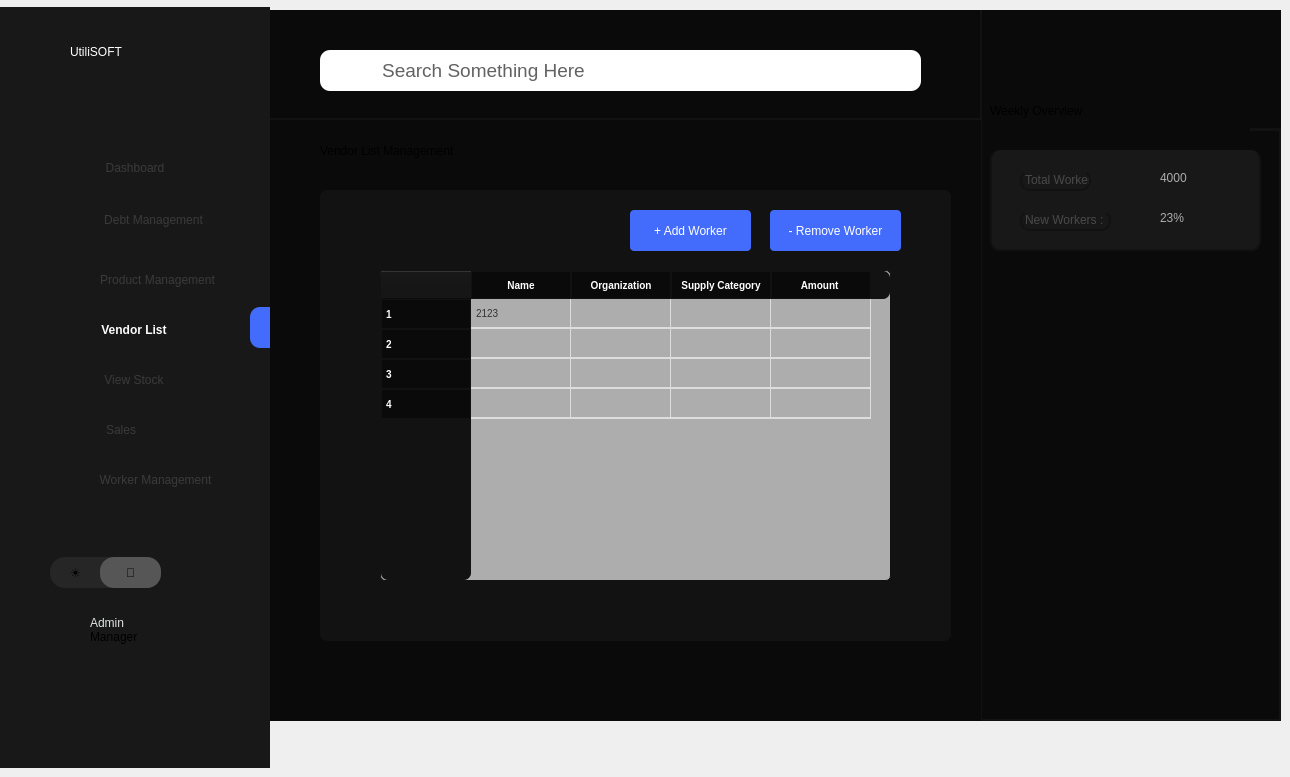
    <widget class="QWidget" name="Vendor">
     <widget class="QWidget" name="widget_55" native="true">
      <property name="geometry">
       <rect>
        <x>270</x>
        <y>10</y>
        <width>711</width>
        <height>111</height>
       </rect>
      </property>
      <property name="styleSheet">
       <string notr="true">border:5px;
background:#0a0a0a;
border: 3px solid #121212;
border-right:none;
border-top:none;
border-left:none;


</string>
      </property>
      <widget class="QLabel" name="label_154">
       <property name="geometry">
        <rect>
         <x>50</x>
         <y>40</y>
         <width>601</width>
         <height>41</height>
        </rect>
       </property>
       <property name="font">
        <font>
         <family>Microsoft Sans Serif</family>
         <pointsize>14</pointsize>
         <italic>false</italic>
         <bold>false</bold>
        </font>
       </property>
       <property name="styleSheet">
        <string notr="true">  border-radius: 10px; 
font: 14pt &quot;Microsoft Sans Serif&quot;;
background: white;
 padding-left: 15px;
color:#626262;
border:none;
</string>
       </property>
       <property name="text">
        <string>        Search Something Here </string>
       </property>
      </widget>
      <widget class="QLabel" name="label_155">
       <property name="geometry">
        <rect>
         <x>60</x>
         <y>50</y>
         <width>31</width>
         <height>21</height>
        </rect>
       </property>
       <property name="styleSheet">
        <string notr="true">border-radius:10px;
border:none;
background-color:none;
  background-image: url(&quot;:/new/prefix1/images/search-01-Stroke-Rounded.png&quot;);
    background-repeat: no-repeat;
    background-position: center;
    background-origin: content;</string>
       </property>
       <property name="text">
        <string/>
       </property>
       <property name="scaledContents">
        <bool>true</bool>
       </property>
      </widget>
     </widget>
     <widget class="QWidget" name="widget_56" native="true">
      <property name="geometry">
       <rect>
        <x>980</x>
        <y>10</y>
        <width>301</width>
        <height>711</height>
       </rect>
      </property>
      <property name="styleSheet">
       <string notr="true">background:#0a0a0a;
border: 2px solid #121212;
border-top:none;</string>
      </property>
      <widget class="QWidget" name="widget_57" native="true">
       <property name="geometry">
        <rect>
         <x>10</x>
         <y>140</y>
         <width>271</width>
         <height>101</height>
        </rect>
       </property>
       <property name="styleSheet">
        <string notr="true">border-radius: 10px;
background:#181818;</string>
       </property>
       <widget class="QLabel" name="label_156">
        <property name="geometry">
         <rect>
          <x>30</x>
          <y>20</y>
          <width>71</width>
          <height>21</height>
         </rect>
        </property>
        <property name="styleSheet">
         <string notr="true">color:#494949;
</string>
        </property>
        <property name="text">
         <string>Total Workers:</string>
        </property>
       </widget>
       <widget class="QLabel" name="label_157">
        <property name="geometry">
         <rect>
          <x>30</x>
          <y>60</y>
          <width>91</width>
          <height>21</height>
         </rect>
        </property>
        <property name="styleSheet">
         <string notr="true">color:#494949;
</string>
        </property>
        <property name="text">
         <string>New Workers :</string>
        </property>
       </widget>
       <widget class="QLabel" name="label_159">
        <property name="geometry">
         <rect>
          <x>170</x>
          <y>20</y>
          <width>91</width>
          <height>16</height>
         </rect>
        </property>
        <property name="styleSheet">
         <string notr="true">border:none;
color:#adadad;</string>
        </property>
        <property name="text">
         <string>4000</string>
        </property>
       </widget>
       <widget class="QLabel" name="label_160">
        <property name="geometry">
         <rect>
          <x>170</x>
          <y>60</y>
          <width>91</width>
          <height>16</height>
         </rect>
        </property>
        <property name="styleSheet">
         <string notr="true">border:none;
color:#adadad;</string>
        </property>
        <property name="text">
         <string>23%</string>
        </property>
       </widget>
      </widget>
      <widget class="QWidget" name="widget_58" native="true">
       <property name="geometry">
        <rect>
         <x>980</x>
         <y>0</y>
         <width>301</width>
         <height>720</height>
        </rect>
       </property>
       <property name="styleSheet">
        <string notr="true">background:#0a0a0a;
border: 2px solid #121212;
border-top:none;</string>
       </property>
       <widget class="QLabel" name="label_162">
        <property name="geometry">
         <rect>
          <x>20</x>
          <y>20</y>
          <width>111</width>
          <height>61</height>
         </rect>
        </property>
        <property name="styleSheet">
         <string notr="true">font: 16pt &quot;Sans Serif Collection&quot;;
border:none;</string>
        </property>
        <property name="text">
         <string>Overview</string>
        </property>
       </widget>
       <widget class="QWidget" name="widget_59" native="true">
        <property name="geometry">
         <rect>
          <x>20</x>
          <y>80</y>
          <width>271</width>
          <height>141</height>
         </rect>
        </property>
        <property name="styleSheet">
         <string notr="true">border-radius: 10px;
background:#181818;</string>
        </property>
        <widget class="QLabel" name="label_163">
         <property name="geometry">
          <rect>
           <x>30</x>
           <y>20</y>
           <width>71</width>
           <height>21</height>
          </rect>
         </property>
         <property name="styleSheet">
          <string notr="true">color:#494949;
</string>
         </property>
         <property name="text">
          <string>Total Sales:</string>
         </property>
        </widget>
        <widget class="QLabel" name="label_164">
         <property name="geometry">
          <rect>
           <x>30</x>
           <y>60</y>
           <width>71</width>
           <height>21</height>
          </rect>
         </property>
         <property name="styleSheet">
          <string notr="true">color:#494949;
</string>
         </property>
         <property name="text">
          <string>Total Profit:</string>
         </property>
        </widget>
        <widget class="QLabel" name="label_165">
         <property name="geometry">
          <rect>
           <x>30</x>
           <y>100</y>
           <width>91</width>
           <height>21</height>
          </rect>
         </property>
         <property name="styleSheet">
          <string notr="true">color:#494949;
</string>
         </property>
         <property name="text">
          <string>Remaining Stock:</string>
         </property>
        </widget>
        <widget class="QLabel" name="label_166">
         <property name="geometry">
          <rect>
           <x>170</x>
           <y>20</y>
           <width>91</width>
           <height>16</height>
          </rect>
         </property>
         <property name="styleSheet">
          <string notr="true">border:none;
color:#adadad;</string>
         </property>
         <property name="text">
          <string>4000</string>
         </property>
        </widget>
        <widget class="QLabel" name="label_167">
         <property name="geometry">
          <rect>
           <x>170</x>
           <y>60</y>
           <width>91</width>
           <height>16</height>
          </rect>
         </property>
         <property name="styleSheet">
          <string notr="true">border:none;
color:#adadad;</string>
         </property>
         <property name="text">
          <string>23%</string>
         </property>
        </widget>
        <widget class="QLabel" name="label_168">
         <property name="geometry">
          <rect>
           <x>170</x>
           <y>100</y>
           <width>91</width>
           <height>16</height>
          </rect>
         </property>
         <property name="styleSheet">
          <string notr="true">border:none;
color:#adadad;</string>
         </property>
         <property name="text">
          <string>3978</string>
         </property>
        </widget>
       </widget>
       <widget class="QLabel" name="label_169">
        <property name="geometry">
         <rect>
          <x>30</x>
          <y>240</y>
          <width>141</width>
          <height>61</height>
         </rect>
        </property>
        <property name="styleSheet">
         <string notr="true">font: 16pt &quot;Sans Serif Collection&quot;;
border:none;</string>
        </property>
        <property name="text">
         <string>Weekly Report</string>
        </property>
       </widget>
       <widget class="QTableWidget" name="tableWidget_12">
        <property name="geometry">
         <rect>
          <x>20</x>
          <y>310</y>
          <width>271</width>
          <height>231</height>
         </rect>
        </property>
        <property name="styleSheet">
         <string notr="true">QTableWidget, QTableView {
    border: 1px solid #121212;
    border-radius: 5px;
    gridline-color: #ddd;
    background-color: #adadad;
    font-size: 10px;
    font-family: Arial, sans-serif;
    color: #333;
    selection-background-color: #0078D7;
    selection-color: white;
}

QHeaderView::section {
    background-color:#0a0a0a;
    color: white;
    padding: 4px;
    border: 1px solid #121212;
    font-size: 10px;
    font-weight: bold;
    text-align: center;
}

QTableWidget::item, QTableView::item {
    padding: 2px;
    border-bottom: 1px solid #ddd;
    text-align: center;
}

QTableWidget::item:selected, QTableView::item:selected {
    background-color: #0078D7;
    color: white;
}

QTableCornerButton::section {
    background-color: #adadad;
    border: 1px solid #adadad;
	border-top-left-radius: 8px;
  
}
</string>
        </property>
        <row/>
        <row/>
        <row/>
        <row/>
        <column>
         <property name="text">
          <string>Total Sales</string>
         </property>
        </column>
        <column>
         <property name="text">
          <string>Total Profit</string>
         </property>
        </column>
        <column>
         <property name="text">
          <string>Remaining Debtors</string>
         </property>
        </column>
        <column>
         <property name="text">
          <string>Remaining Stock</string>
         </property>
        </column>
        <item row="0" column="0">
         <property name="text">
          <string>2123</string>
         </property>
        </item>
       </widget>
      </widget>
      <widget class="QWidget" name="widget_60" native="true">
       <property name="geometry">
        <rect>
         <x>270</x>
         <y>0</y>
         <width>711</width>
         <height>121</height>
        </rect>
       </property>
       <property name="styleSheet">
        <string notr="true">border:5px;
background:#0a0a0a;
border: 3px solid #121212;
border-right:none;
border-top:none;
border-left:none;


</string>
       </property>
       <widget class="QLabel" name="label_170">
        <property name="geometry">
         <rect>
          <x>50</x>
          <y>40</y>
          <width>601</width>
          <height>41</height>
         </rect>
        </property>
        <property name="font">
         <font>
          <family>Microsoft Sans Serif</family>
          <pointsize>14</pointsize>
          <italic>false</italic>
          <bold>false</bold>
         </font>
        </property>
        <property name="styleSheet">
         <string notr="true">  border-radius: 10px; 
font: 14pt &quot;Microsoft Sans Serif&quot;;
background: white;
 padding-left: 15px;
color:#626262;
border:none;
</string>
        </property>
        <property name="text">
         <string>        Search Something Here </string>
        </property>
       </widget>
       <widget class="QLabel" name="label_171">
        <property name="geometry">
         <rect>
          <x>60</x>
          <y>50</y>
          <width>31</width>
          <height>21</height>
         </rect>
        </property>
        <property name="styleSheet">
         <string notr="true">border-radius:10px;
border:none;
background-color:none;
  background-image: url(&quot;:/new/prefix1/search-01-Stroke-Rounded.png&quot;);
    background-repeat: no-repeat;
    background-position: center;
    background-origin: content;</string>
        </property>
        <property name="text">
         <string/>
        </property>
        <property name="scaledContents">
         <bool>true</bool>
        </property>
       </widget>
      </widget>
      <widget class="QLabel" name="label_172">
       <property name="geometry">
        <rect>
         <x>10</x>
         <y>70</y>
         <width>181</width>
         <height>61</height>
        </rect>
       </property>
       <property name="styleSheet">
        <string notr="true">font: 16pt &quot;Sans Serif Collection&quot;;
border:none;</string>
       </property>
       <property name="text">
        <string>Weekly Overview</string>
       </property>
      </widget>
     </widget>
     <widget class="QFrame" name="frame_5">
      <property name="geometry">
       <rect>
        <x>0</x>
        <y>7</y>
        <width>270</width>
        <height>761</height>
       </rect>
      </property>
      <property name="styleSheet">
       <string notr="true">max-width:270px;
max-height:768px;
background-color:#181818;</string>
      </property>
      <widget class="QLabel" name="label_173">
       <property name="geometry">
        <rect>
         <x>70</x>
         <y>10</y>
         <width>181</width>
         <height>70</height>
        </rect>
       </property>
       <property name="styleSheet">
        <string notr="true">max-height:70px;
max-width:200px;
background:transparent;
font: 700 28pt &quot;Century Gothic&quot;;
color:white;
 text-align: center; 
 vertical-align: middle;</string>
       </property>
       <property name="text">
        <string>UtiliSOFT</string>
       </property>
      </widget>
      <widget class="QPushButton" name="page41">
       <property name="geometry">
        <rect>
         <x>0</x>
         <y>100</y>
         <width>270</width>
         <height>81</height>
        </rect>
       </property>
       <property name="styleSheet">
        <string notr="true">margin-top:40px;
        /* Full width of sidebar */
  height: 45px;        /* Optimal button height */
  text-align: center;    /* Align text to the left */
   /* Add space for text from the edge */
      /* Use flexbox for alignment */
 /* Align text &amp; icon vertically */
  gap: 10px; 

	border:none;
color:#3a3a3a;</string>
       </property>
       <property name="text">
        <string>Dashboard</string>
       </property>
      </widget>
      <widget class="QPushButton" name="page42">
       <property name="geometry">
        <rect>
         <x>-2</x>
         <y>190</y>
         <width>271</width>
         <height>45</height>
        </rect>
       </property>
       <property name="styleSheet">
        <string notr="true">
     /* Full width of sidebar */
  height: 45px;        /* Optimal button height */
  text-align: center;    /* Align text to the left */
  padding-left: 40px;  /* Add space for text from the edge */
     /* Use flexbox for alignment */
/* Align text &amp; icon vertically */
  gap: 10px; 
	border:none;
color:#3a3a3a;

	border:none;
</string>
       </property>
       <property name="text">
        <string>Debt Management</string>
       </property>
      </widget>
      <widget class="QPushButton" name="page43">
       <property name="geometry">
        <rect>
         <x>0</x>
         <y>250</y>
         <width>270</width>
         <height>45</height>
        </rect>
       </property>
       <property name="styleSheet">
        <string notr="true">
         /* Full width of sidebar */
  height: 45px;        /* Optimal button height */
  text-align: center;    /* Align text to the left */
/* Add space for text from the edge */
  display: flex;       /* Use flexbox for alignment */
  align-items: center; /* Align text &amp; icon vertically */
  gap: 10px; 
	border:none;

color:#3a3a3a;

padding-left: 45px;</string>
       </property>
       <property name="text">
        <string>Product Management</string>
       </property>
      </widget>
      <widget class="QPushButton" name="page44">
       <property name="geometry">
        <rect>
         <x>-1</x>
         <y>300</y>
         <width>270</width>
         <height>45</height>
        </rect>
       </property>
       <property name="styleSheet">
        <string notr="true">
         /* Full width of sidebar */
  height: 45px;        /* Optimal button height */
  text-align: center;    /* Align text to the left */
  /* Add space for text from the edge */
  display: flex;       /* Use flexbox for alignment */
  align-items: center; /* Align text &amp; icon vertically */
  gap: 10px; 
	border:none;


font-weight:600;
	border:none;
color:#fcfcfc;
</string>
       </property>
       <property name="text">
        <string>Vendor List</string>
       </property>
      </widget>
      <widget class="QPushButton" name="page45">
       <property name="geometry">
        <rect>
         <x>-1</x>
         <y>350</y>
         <width>270</width>
         <height>45</height>
        </rect>
       </property>
       <property name="styleSheet">
        <string notr="true">    /* Full width of sidebar */
  height: 45px;        /* Optimal button height */
  text-align: center;    /* Align text to the left */
    /* Add space for text from the edge */

  gap: 10px; 
	border:none;
color:#3a3a3a;</string>
       </property>
       <property name="text">
        <string>View Stock</string>
       </property>
      </widget>
      <widget class="QPushButton" name="page46">
       <property name="geometry">
        <rect>
         <x>0</x>
         <y>400</y>
         <width>270</width>
         <height>45</height>
        </rect>
       </property>
       <property name="styleSheet">
        <string notr="true">      /* Full width of sidebar */
  height: 45px;        /* Optimal button height */
  text-align: center;
padding-right:28px;    /* Align text to the left */
 /* Align text &amp; icon vertically */
  gap: 10px; 
	border:none;
color:#3a3a3a;</string>
       </property>
       <property name="text">
        <string>Sales</string>
       </property>
      </widget>
      <widget class="QPushButton" name="pushButton_55">
       <property name="geometry">
        <rect>
         <x>50</x>
         <y>550</y>
         <width>111</width>
         <height>31</height>
        </rect>
       </property>
       <property name="styleSheet">
        <string notr="true">max-height:37px;
border-radius:15px;
background:#262626;
text-align:left;
padding-left : 20px;</string>
       </property>
       <property name="text">
        <string>☀</string>
       </property>
      </widget>
      <widget class="QPushButton" name="pushButton_56">
       <property name="geometry">
        <rect>
         <x>100</x>
         <y>550</y>
         <width>61</width>
         <height>31</height>
        </rect>
       </property>
       <property name="styleSheet">
        <string notr="true">max-height:37px;
border:3px;
background:#565656;
border-radius:14px;</string>
       </property>
       <property name="text">
        <string>🌙</string>
       </property>
      </widget>
      <widget class="QLabel" name="label_174">
       <property name="geometry">
        <rect>
         <x>90</x>
         <y>600</y>
         <width>121</width>
         <height>31</height>
        </rect>
       </property>
       <property name="styleSheet">
        <string notr="true">font: 18pt &quot;Microsoft Sans Serif&quot;;
color:#e0e4e4;
</string>
       </property>
       <property name="text">
        <string>Admin</string>
       </property>
      </widget>
      <widget class="QLabel" name="label_175">
       <property name="geometry">
        <rect>
         <x>90</x>
         <y>620</y>
         <width>61</width>
         <height>20</height>
        </rect>
       </property>
       <property name="styleSheet">
        <string notr="true">background:none;
</string>
       </property>
       <property name="text">
        <string>Manager</string>
       </property>
      </widget>
      <widget class="QWidget" name="widget_61" native="true">
       <property name="geometry">
        <rect>
         <x>250</x>
         <y>300</y>
         <width>20</width>
         <height>41</height>
        </rect>
       </property>
       <property name="styleSheet">
        <string notr="true">background:#436cfd;
border-top-left-radius: 10px;
    border-bottom-left-radius: 10px;
   border-top-right-radius: 0px;
    border-bottom-right-radius: 0px;</string>
       </property>
      </widget>
      <widget class="QLabel" name="label_176">
       <property name="geometry">
        <rect>
         <x>60</x>
         <y>140</y>
         <width>41</width>
         <height>41</height>
        </rect>
       </property>
       <property name="styleSheet">
        <string notr="true">background-color:transparent;
background-image: url(&quot;:/new/prefix1/images/dashboard-square-02-Stroke-Rounded.png&quot;);
    background-repeat: no-repeat;
    background-position: center;
    background-origin: content;</string>
       </property>
       <property name="text">
        <string/>
       </property>
       <property name="scaledContents">
        <bool>true</bool>
       </property>
      </widget>
      <widget class="QLabel" name="label_177">
       <property name="geometry">
        <rect>
         <x>60</x>
         <y>190</y>
         <width>41</width>
         <height>41</height>
        </rect>
       </property>
       <property name="styleSheet">
        <string notr="true">background-color:transparent;
background-image: url(&quot;:/new/prefix1/images/invoice-Stroke-Rounded.png&quot;);
    background-repeat: no-repeat;
    background-position: center;
    background-origin: content;</string>
       </property>
       <property name="text">
        <string/>
       </property>
       <property name="scaledContents">
        <bool>true</bool>
       </property>
      </widget>
      <widget class="QLabel" name="label_178">
       <property name="geometry">
        <rect>
         <x>50</x>
         <y>600</y>
         <width>40</width>
         <height>40</height>
        </rect>
       </property>
       <property name="styleSheet">
        <string notr="true">background-color:transparent;
background-image: url(&quot;:/new/prefix1/images/user-circle-02-Stroke-Rounded.png&quot;);
    background-repeat: no-repeat;
    background-position: center;
    background-origin: content;
	</string>
       </property>
       <property name="text">
        <string/>
       </property>
       <property name="scaledContents">
        <bool>true</bool>
       </property>
      </widget>
      <widget class="QLabel" name="label_179">
       <property name="geometry">
        <rect>
         <x>70</x>
         <y>410</y>
         <width>21</width>
         <height>21</height>
        </rect>
       </property>
       <property name="styleSheet">
        <string notr="true">background-color:transparent;
background-image: url(&quot;:/new/prefix1/images/shopping-cart-02-Stroke-Rounded.png&quot;);
    background-repeat: no-repeat;
    background-position: center;
    background-origin: content;</string>
       </property>
       <property name="text">
        <string/>
       </property>
       <property name="scaledContents">
        <bool>true</bool>
       </property>
      </widget>
      <widget class="QLabel" name="label_180">
       <property name="geometry">
        <rect>
         <x>60</x>
         <y>250</y>
         <width>41</width>
         <height>41</height>
        </rect>
       </property>
       <property name="styleSheet">
        <string notr="true">background-color:transparent;
background-image: url(&quot;:/new/prefix1/images/package-Stroke-Rounded.png&quot;);
    background-repeat: no-repeat;
    background-position: center;
    background-origin: content;</string>
       </property>
       <property name="text">
        <string/>
       </property>
       <property name="scaledContents">
        <bool>true</bool>
       </property>
      </widget>
      <widget class="QLabel" name="label_181">
       <property name="geometry">
        <rect>
         <x>60</x>
         <y>300</y>
         <width>41</width>
         <height>41</height>
        </rect>
       </property>
       <property name="styleSheet">
        <string notr="true">background-color:transparent;
background-image: url(&quot;:/new/prefix1/images/invoice-02-Stroke-Rounded (1).png&quot;);
    background-repeat: no-repeat;
    background-position: center;
    background-origin: content;</string>
       </property>
       <property name="text">
        <string/>
       </property>
       <property name="scaledContents">
        <bool>true</bool>
       </property>
      </widget>
      <widget class="QLabel" name="label_182">
       <property name="geometry">
        <rect>
         <x>60</x>
         <y>350</y>
         <width>41</width>
         <height>41</height>
        </rect>
       </property>
       <property name="styleSheet">
        <string notr="true">background-color:transparent;
background-image: url(&quot;:/new/prefix1/images//folder-view-Stroke-Rounded.png&quot;);
    background-repeat: no-repeat;
    background-position: center;
    background-origin: content;</string>
       </property>
       <property name="text">
        <string/>
       </property>
       <property name="scaledContents">
        <bool>true</bool>
       </property>
      </widget>
      <widget class="QPushButton" name="page47">
       <property name="geometry">
        <rect>
         <x>0</x>
         <y>450</y>
         <width>271</width>
         <height>45</height>
        </rect>
       </property>
       <property name="styleSheet">
        <string notr="true">
     /* Full width of sidebar */
  height: 45px;        /* Optimal button height */
  text-align: center;    /* Align text to the left */
  padding-left: 40px;  /* Add space for text from the edge */
     /* Use flexbox for alignment */
/* Align text &amp; icon vertically */
  gap: 10px; 
	border:none;

color:#3a3a3a;</string>
       </property>
       <property name="text">
        <string>Worker Management</string>
       </property>
      </widget>
      <widget class="QLabel" name="label_399">
       <property name="geometry">
        <rect>
         <x>60</x>
         <y>450</y>
         <width>41</width>
         <height>41</height>
        </rect>
       </property>
       <property name="styleSheet">
        <string notr="true">background-color:transparent;
background-image: url(&quot;:/new/prefix1/images/user-circle-02-Stroke-Rounded.png&quot;);
    background-repeat: no-repeat;
    background-position: center;
    background-origin: content;</string>
       </property>
       <property name="text">
        <string/>
       </property>
       <property name="scaledContents">
        <bool>true</bool>
       </property>
      </widget>
     </widget>
     <widget class="QWidget" name="widget_62" native="true">
      <property name="geometry">
       <rect>
        <x>270</x>
        <y>120</y>
        <width>711</width>
        <height>601</height>
       </rect>
      </property>
      <property name="styleSheet">
       <string notr="true">background:#0a0a0a;</string>
      </property>
      <widget class="QLabel" name="label_183">
       <property name="geometry">
        <rect>
         <x>50</x>
         <y>0</y>
         <width>251</width>
         <height>61</height>
        </rect>
       </property>
       <property name="styleSheet">
        <string notr="true">font: 16pt &quot;Sans Serif Collection&quot;;
border:none;</string>
       </property>
       <property name="text">
        <string>Vendor List Management</string>
       </property>
      </widget>
      <widget class="QWidget" name="widget_63" native="true">
       <property name="geometry">
        <rect>
         <x>50</x>
         <y>70</y>
         <width>631</width>
         <height>451</height>
        </rect>
       </property>
       <property name="styleSheet">
        <string notr="true">background : #121212;
border-radius:7px;</string>
       </property>
       <widget class="QTableWidget" name="tableWidget_13">
        <property name="geometry">
         <rect>
          <x>60</x>
          <y>80</y>
          <width>511</width>
          <height>311</height>
         </rect>
        </property>
        <property name="styleSheet">
         <string notr="true">QTableWidget, QTableView {
    border: 1px solid #121212;
    border-radius: 5px;
    gridline-color: #ddd;
    background-color: #adadad;
    font-size: 10px;
    font-family: Arial, sans-serif;
    color: #333;
    selection-background-color: #0078D7;
    selection-color: white;
	MAX-WIDTH:600PX;
}



QHeaderView::section {
	width : 80px;
    background-color:#0a0a0a;
    color: white;
    padding: 4px;
    border: 1px solid #121212;
    font-size: 10px;
    font-weight: bold;
    content-align: center;
}

QTableWidget::item, QTableView::item {
    padding: 2px;
    border-bottom: 1px solid #ddd;
    text-align: center;
	 min-width: 250px;
}

QTableWidget::item:selected, QTableView::item:selected {
    background-color: #0078D7;
    color: white;

}

QTableCornerButton::section {
    background-color: #adadad;
    border: 1px solid #adadad;
	border-top-left-radius: 8px;

  
}
</string>
        </property>
        <row/>
        <row/>
        <row/>
        <row/>
        <column>
         <property name="text">
          <string>Name</string>
         </property>
        </column>
        <column>
         <property name="text">
          <string>Organization</string>
         </property>
        </column>
        <column>
         <property name="text">
          <string>Supply Category</string>
         </property>
        </column>
        <column>
         <property name="text">
          <string>Amount </string>
         </property>
        </column>
        <item row="0" column="0">
         <property name="text">
          <string>2123</string>
         </property>
         <property name="icon">
          <iconset theme="QIcon::ThemeIcon::FormatJustifyCenter"/>
         </property>
        </item>
        <item row="0" column="1">
         <property name="text">
          <string/>
         </property>
         <property name="textAlignment">
          <set>AlignCenter</set>
         </property>
         <property name="icon">
          <iconset theme="QIcon::ThemeIcon::FormatJustifyCenter"/>
         </property>
         <property name="flags">
          <set>ItemIsSelectable|ItemIsDragEnabled|ItemIsDropEnabled|ItemIsUserCheckable|ItemIsEnabled</set>
         </property>
        </item>
        <item row="0" column="2">
         <property name="text">
          <string/>
         </property>
         <property name="icon">
          <iconset theme="QIcon::ThemeIcon::FormatJustifyCenter"/>
         </property>
        </item>
        <item row="0" column="3">
         <property name="text">
          <string/>
         </property>
         <property name="font">
          <font>
           <family>Times New Roman</family>
          </font>
         </property>
         <property name="icon">
          <iconset theme="QIcon::ThemeIcon::FormatJustifyCenter"/>
         </property>
        </item>
       </widget>
       <widget class="QPushButton" name="pushButton_57">
        <property name="geometry">
         <rect>
          <x>450</x>
          <y>20</y>
          <width>131</width>
          <height>41</height>
         </rect>
        </property>
        <property name="styleSheet">
         <string notr="true">background:#436cfd;
font: 500 10pt &quot;Microsoft Sans Serif&quot;;
color:white;
border-radius: 4px;
</string>
        </property>
        <property name="text">
         <string>- Remove Worker</string>
        </property>
       </widget>
       <widget class="QPushButton" name="pushButton_58">
        <property name="geometry">
         <rect>
          <x>310</x>
          <y>20</y>
          <width>121</width>
          <height>41</height>
         </rect>
        </property>
        <property name="styleSheet">
         <string notr="true">background:#436cfd;
font: 500 10pt &quot;Microsoft Sans Serif&quot;;
color:white;
border-radius: 4px;
</string>
        </property>
        <property name="text">
         <string>+ Add Worker</string>
        </property>
       </widget>
      </widget>
     </widget>
    </widget>
